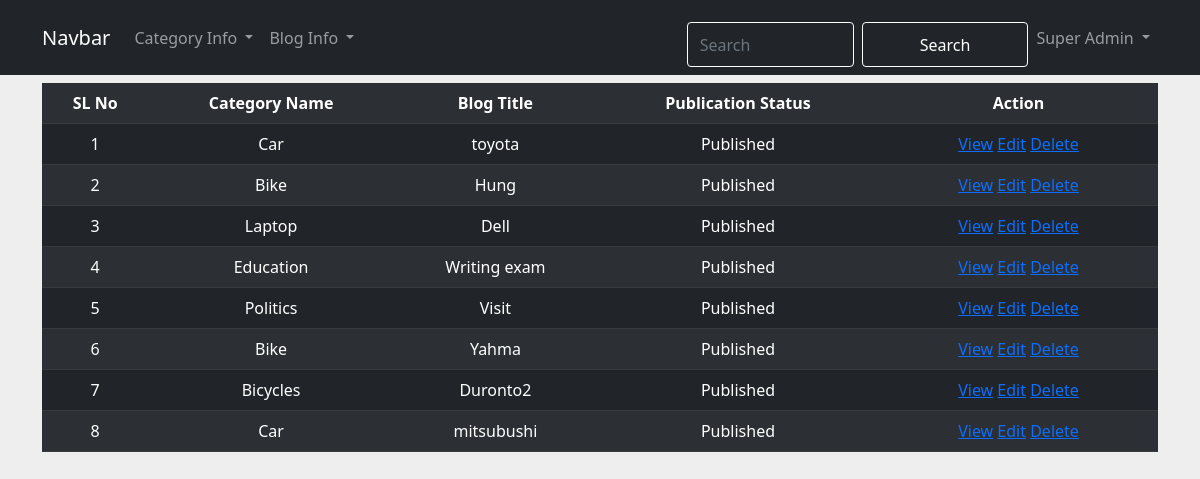
The page /admin/manage-blog.php (signed in) on the database its author committed.
### tables this page shows
CREATE TABLE `blogs` (
  `id` int(3) NOT NULL,
  `category_id` int(3) NOT NULL,
  `blog_title` varchar(255) NOT NULL,
  `short_description` text NOT NULL,
  `long_description` text NOT NULL,
  `blog_image` text NOT NULL,
  `status` varchar(255) NOT NULL
);

CREATE TABLE `add_category` (
  `id` int(3) NOT NULL,
  `category_name` varchar(255) NOT NULL,
  `category_description` text NOT NULL,
  `status` varchar(255) NOT NULL
);

### app/classes/Database.php (called while the page is built, shortened)
<?php
class Database
{
    public static function dbConnection(){
        $hostName   =   'Localhost';
        $userName   =   'root';
        $password   =   '';
        $dbName     =   'blog';
       $link        =   mysqli_connect($hostName,$userName,$password,$dbName);
       return $link;
    }
}

### app/classes/Blog.php (called while the page is built, shortened)
<?php
class Blog{
    public static function getBlogInfo(){
        $sql                =   "SELECT b. *, c.category_name FROM blogs as b,add_category as c WHERE b.category_id=c.id";
        if (mysqli_query(Database::dbConnection(),$sql)){
            $queryResult    =   mysqli_query(Database::dbConnection(),$sql);
            return $queryResult;
        }else{
            die("Query Problem".mysqli_error(Database::dbConnection()));
        }
    }
}

### admin/manage-blog.php (the view, shortened to what this page needs)
<?php
    $queryResult    =   Blog::getBlogInfo();
?>
    <!DOCTYPE html>
    <html lang="en">
    <head>
        <link rel="stylesheet" href="../assets/css/bootstrap.css">
        <link rel="stylesheet" href="../assets/css/styleSheet.css">
    </head>
    <body>
        <?php include 'includes/menu.php'; ?>
            <div class="container">
                <table class="table table-dark table-striped">
                        <tr class="text-center">
                            <th>SL No</th>
                            <th>Category Name</th>
                            <th>Blog Title</th>
                            <th>Publication Status</th>
                            <th>Action</th>
                        </tr>
                    <?php
                    $i=1;
                    while ($data  =   mysqli_fetch_assoc($queryResult)) {?>
                        <tr class="text-center">
                            <td><?php echo $i++; ?></td>
                            <td><?php echo $data['category_name']; ?></td>
                            <td><?php echo $data['blog_title']; ?></td>
                            <td><?php echo $data['status']==1 ?  'Published' : 'Unpublished'; ?></td>
                            <td class="w-25">
                                <a href="view-blog.php?id=<?php echo $data['id']; ?>">View</a>
                                <a href="edit-blog.php?id=<?php echo $data['id']; ?>">Edit</a>
                                <a href=" ?delete=true&id=<?php echo $data['id']; ?>" onclick="return confirm('Are u sure delete this id')">Delete</a>
                            </td>
                        </tr>
                    <?php }?>
                </table>
            </div>
    </body>
    </html>

### admin/includes/menu.php (shortened to what this page needs)
<nav class="navbar navbar-expand-lg navbar-dark bg-dark">
    <div class="container">
        <a class="navbar-brand" href="#">Navbar</a>
        <div class="collapse navbar-collapse" id="navbarSupportedContent">
            <ul class="navbar-nav me-auto mb-2 mb-lg-0">
                <li class="nav-item dropdown">
                    <a class="nav-link dropdown-toggle" href="#" id="navbarDropdown" role="button" data-bs-toggle="dropdown" aria-expanded="false">
                        Category Info
                    </a>
                </li>
                <li class="nav-item dropdown">
                    <a class="nav-link dropdown-toggle" href="#" id="navbarDropdown" role="button" data-bs-toggle="dropdown" aria-expanded="false">
                        Blog Info
                    </a>
                </li>
            </ul>
            <form class="d-flex">
                <input class="form-control me-2" type="search" placeholder="Search" aria-label="Search">
                <input  class=" form-control " value="Search" type="submit">
            </form>
            <ul class="navbar-nav">
                <li class="nav-item dropdown">
                    <a class="nav-link dropdown-toggle" href="#" id="navbarDropdown" role="button" data-bs-toggle="dropdown" aria-expanded="false">
                        <?php echo $_SESSION['name']; ?>
                    </a>
                </li>
            </ul>
        </div>
    </div>
</nav>

### assets/css/styleSheet.css (style rules this page uses)
body { background-color: #eee }
.form-control { background-color: #212529; border: 1px solid #fff; caret-color: #fff; color: #fff; height: 45px; margin-top: 14px }

### rows shown on the page
blogs: add_category.category_name "Car", blog_title "toyota", status "Published"
blogs: add_category.category_name "Bike", blog_title "Hung", status "Published"
blogs: add_category.category_name "Laptop", blog_title "Dell", status "Published"
blogs: add_category.category_name "Education", blog_title "Writing exam", status "Published"
blogs: add_category.category_name "Politics", blog_title "Visit", status "Published"
blogs: add_category.category_name "Bike", blog_title "Yahma", status "Published"
blogs: add_category.category_name "Bicycles", blog_title "Duronto2", status "Published"
blogs: add_category.category_name "Car", blog_title "mitsubushi", status "Published"

### other values the page prints
$_SESSION['name'] "Super Admin"
